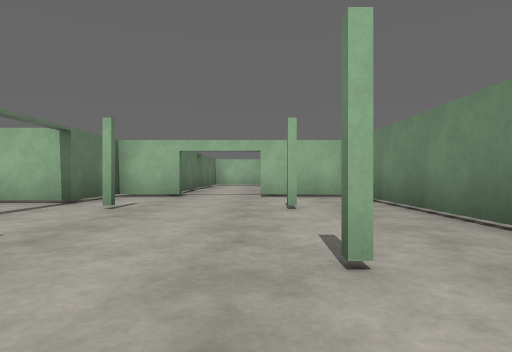
[1] (above)

17 first-person views from a walk through a robot-simulator world made for Gazebo. The camera is 0.94 m above the floor, looks level and sees 75° across. The floor is counted in squares, 2 m on a side. Each view is taken from the middle of a square. On the plan, view 1 faces up. The plan holds only what a view shows up to about 9 squares ahead; the rest is blank.

[2]
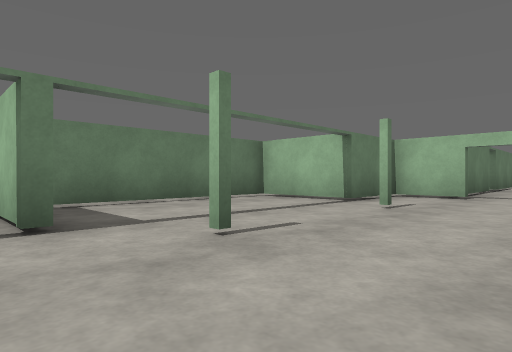

[3]
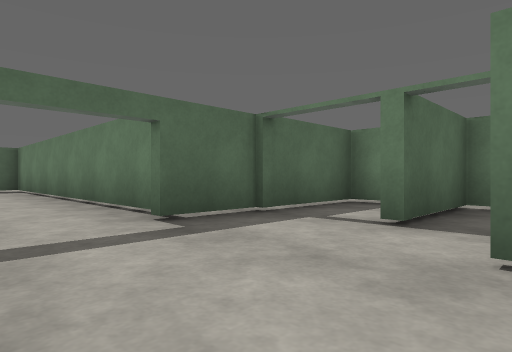

[4]
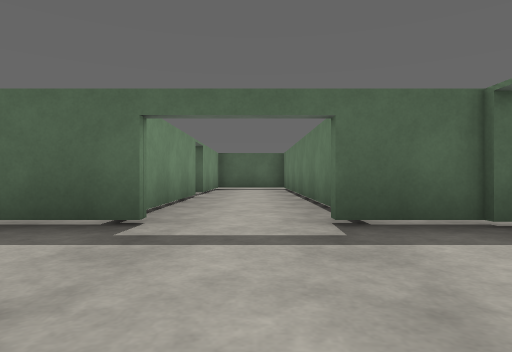

[5]
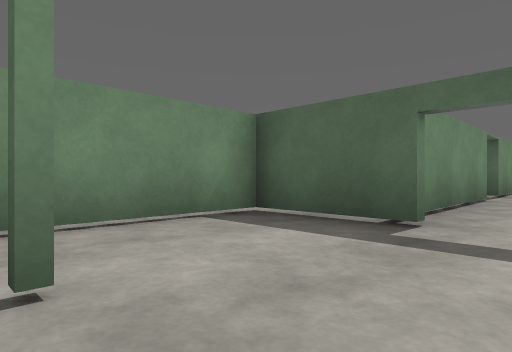

[6]
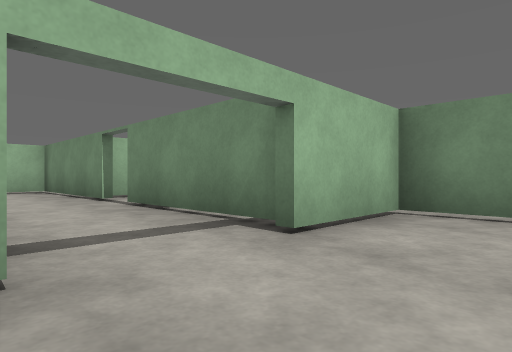

[7]
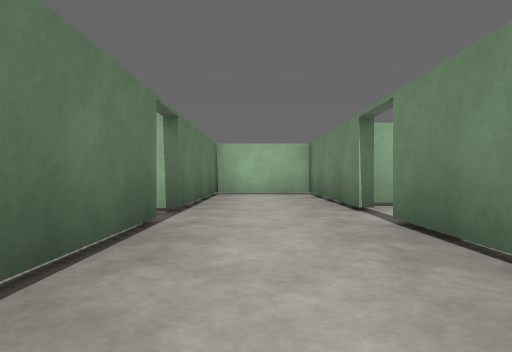

[8]
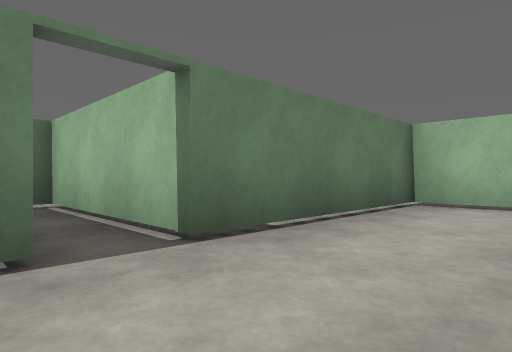

[9]
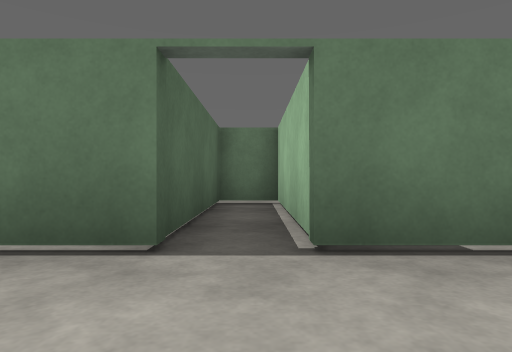

[10]
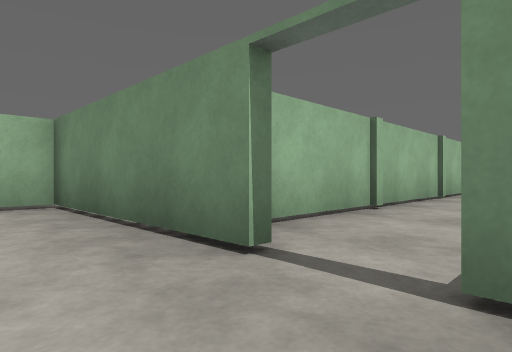

[11]
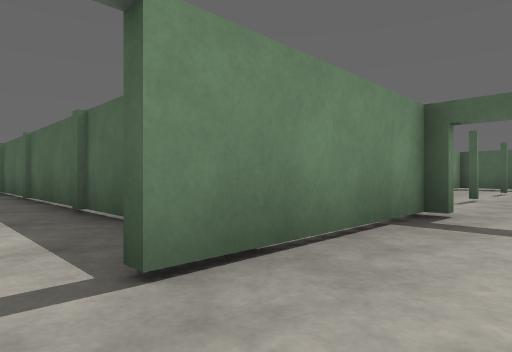

[12]
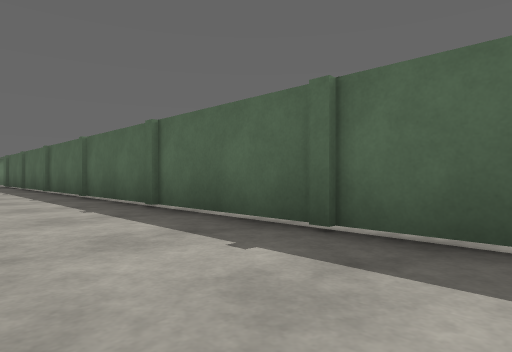

[13]
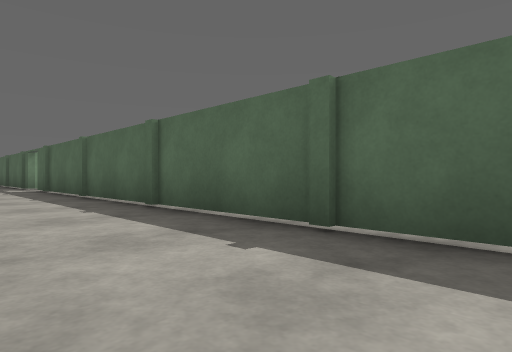

[14]
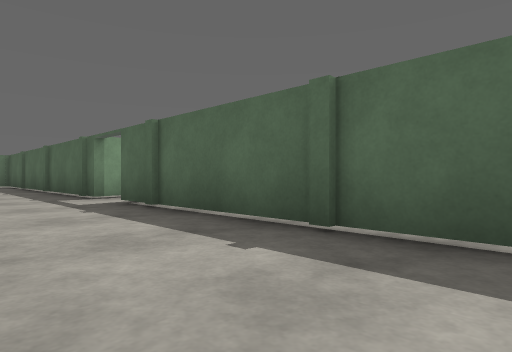

[15]
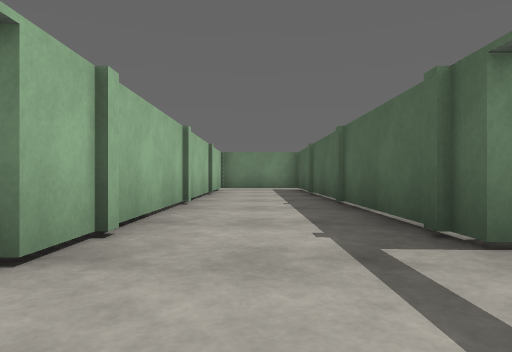

[16]
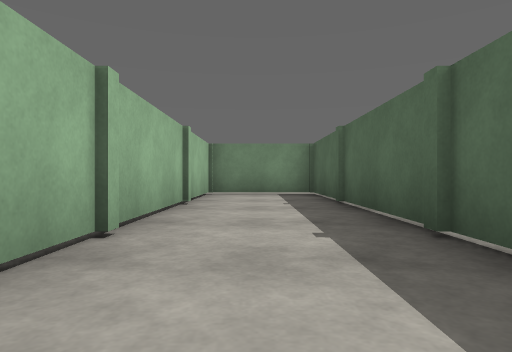

[17]
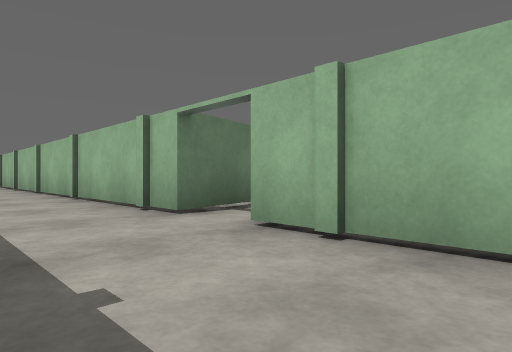

### Floor plan
Ten units are one square. View 1 is at (0, 0); x grows to the right and y downward. Boxes are objects, and circles mark ways between rooms. Rooms are numbered by the first view taken in them; rooms with no view inside come last. Other rooms are left out.
<svg viewBox="-62 -171 373 263">
<path fill="none" stroke="#000" d="M-18 -77 -32 -77 -32 -58 -55 -58 -55 -8 -31 -8M-31 -6 -44 -6M4 -79 4 -114M0 12 22 12 22 -77 0 -77M-20 19 -20 87M-55 12 -18 12M4 -124 4 -166 -20 -166 -20 -124 -57 -124 -57 -114 -20 -114 -20 -90M4 55 4 21M4 84 4 65M191 -149 194 -132 125 -132M211 -105 306 -105 306 -132 206 -132M84 -132 8 -132M22 -105 199 -105"/>
<circle cx="10" cy="-120" r="3" fill="#2a7"/>
<text x="-10" y="-40">1</text>
<text x="160" y="-120">2</text>
</svg>
Room 1 opens to room 2.

Where each view was taken, in squares from view 1:
view 1: 0 up, 0 right, facing up
view 2: 0 up, 0 right, facing up-left
view 3: 2 up, 0 right, facing down-left
view 4: 2 up, 1 left, facing down
view 5: 2 up, 1 left, facing down-right
view 6: 6 up, 2 left, facing up-right
view 7: 8 up, 1 left, facing up
view 8: 11 up, 0 right, facing up-left
view 9: 12 up, 0 right, facing left
view 10: 11 up, 1 left, facing up-right
view 11: 12 up, 1 left, facing down-right
view 12: 13 up, 2 right, facing down-right
view 13: 13 up, 8 right, facing down-right
view 14: 13 up, 14 right, facing down-right
view 15: 12 up, 19 right, facing right
view 16: 12 up, 22 right, facing right
view 17: 11 up, 23 right, facing up-left
